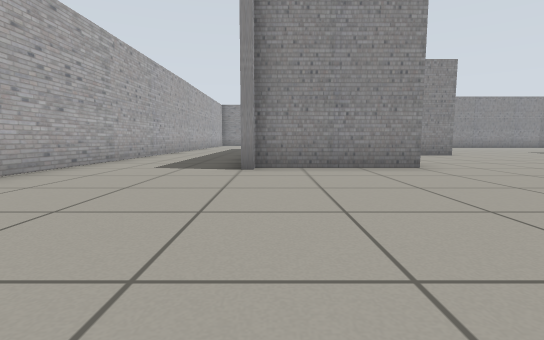
View 1 (above)

18 first-person views from a walk through a robot-simulator world made for Gazebo. The camera is 0.5 m above the floor, tilts 6° down and sees 85° across. The floor is counted in squares, 1 m on a side. Each view is taken from the middle of a square. On the plan, view 1 faces up. The plan holds only what a view shows up to about 9 squares ahead; the rest is blank.

View 2
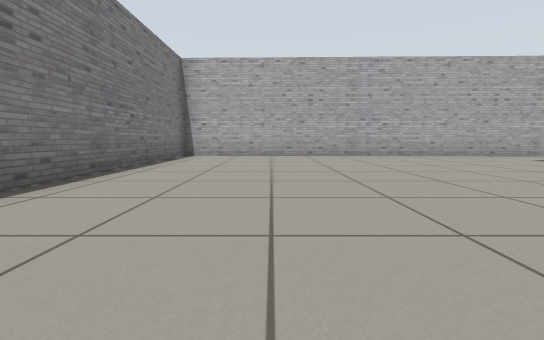

View 3
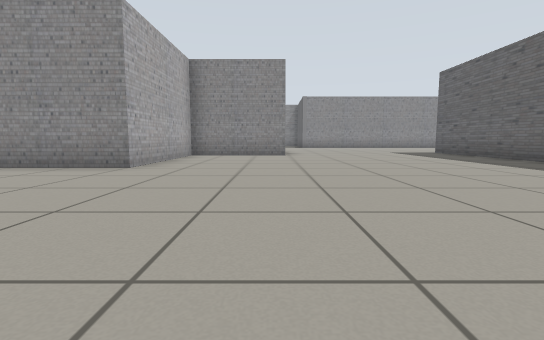

View 4
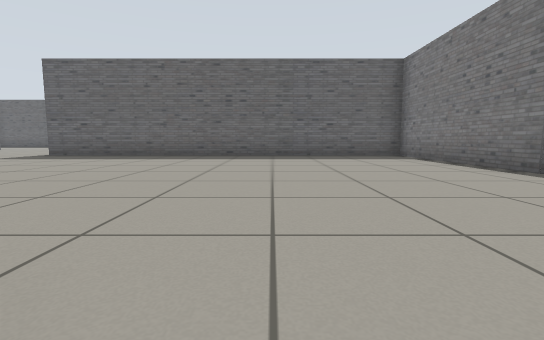

View 5
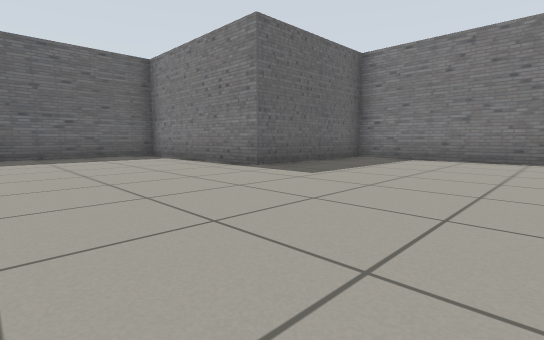

View 6
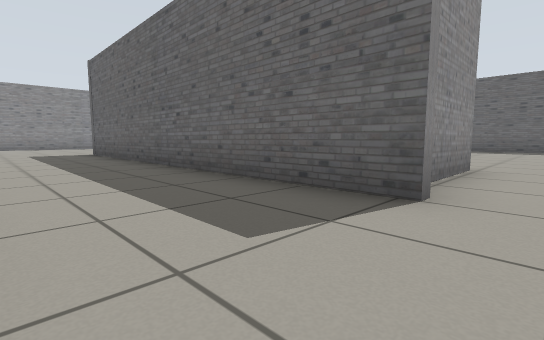

View 7
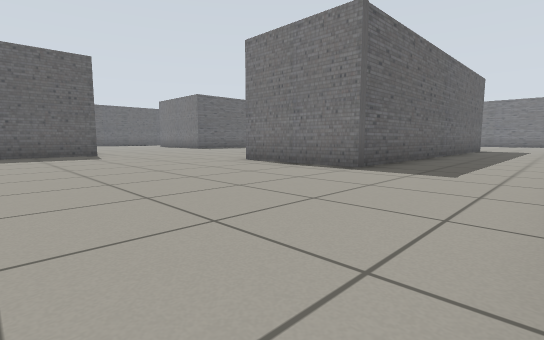

View 8
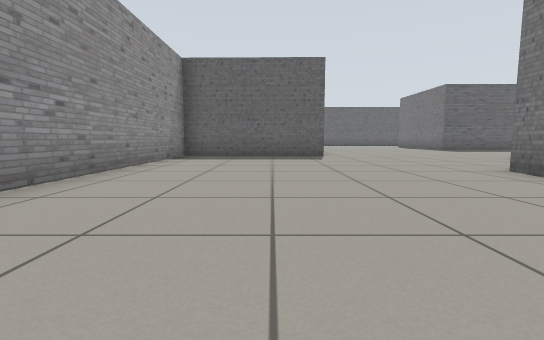

View 9
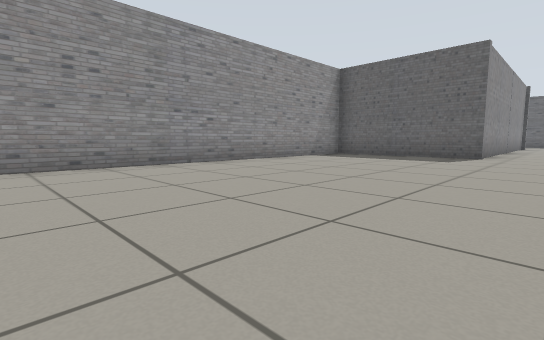

View 10
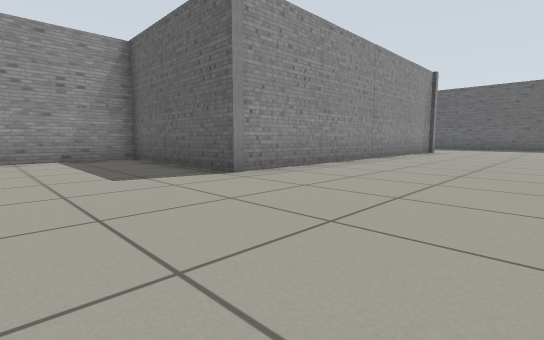

View 11
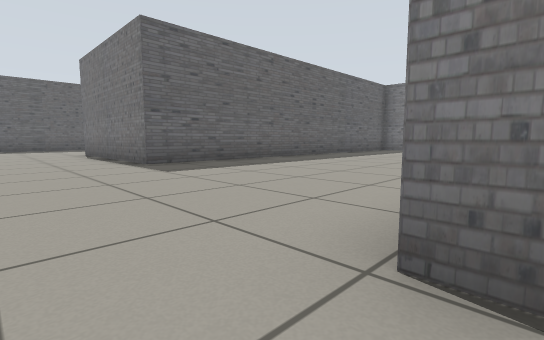

View 12
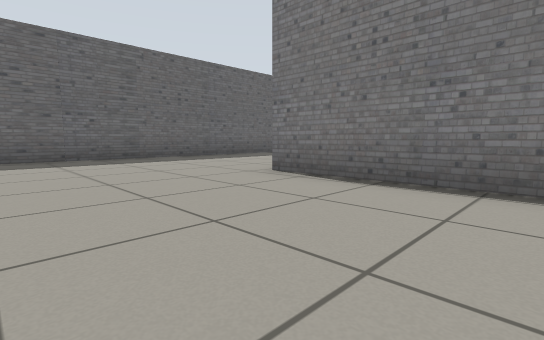

View 13
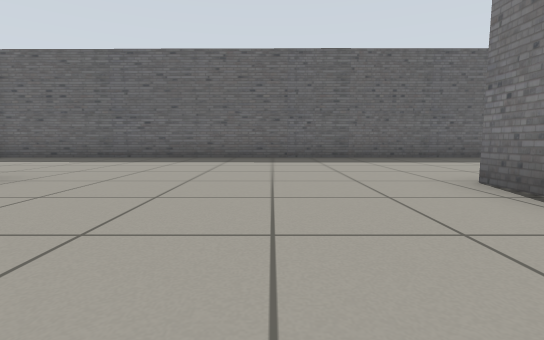

View 14
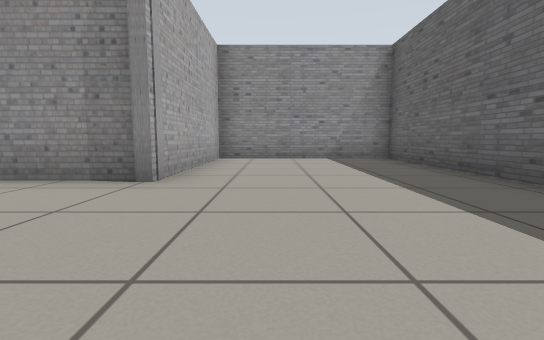

View 15
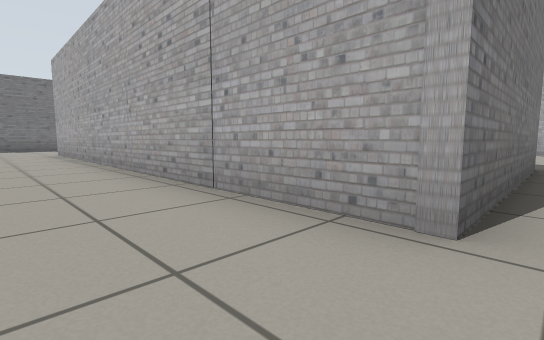

View 16
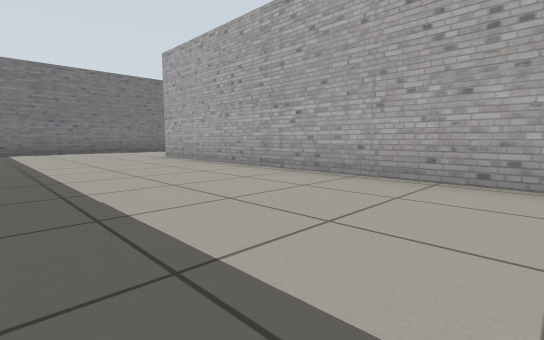

View 17
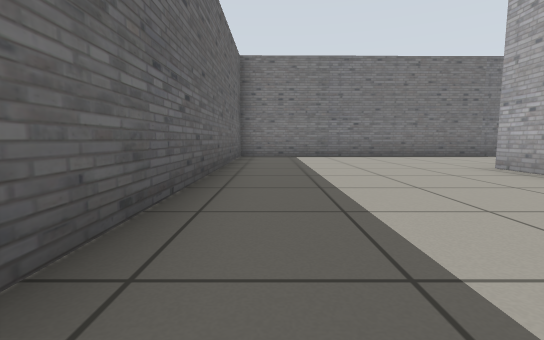

View 18
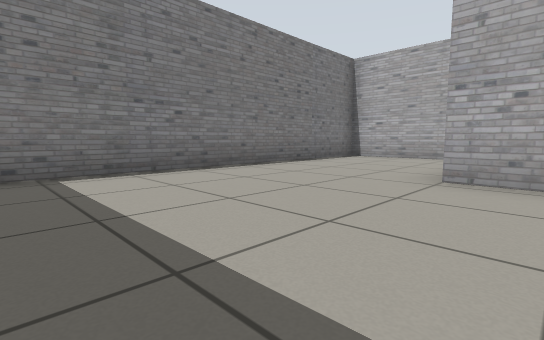

### Floor plan
Points are (right, up) in squares from view 1. A wall is a line through its corners. A room is listed if a view was taken in it or the views show most of it. See-through windows are left out.
Room 1 (views 1, 2, 3, 4, 5, 6, 7, 8, 9, 10, 11, 12, 13, 14, 15, 16, 17, 18)
walls: (5.5, 8.9) (2.6, 8.9) (2.6, 5.1) (-0.3, 5.1); (-0.5, 4.7) (-0.4, 14.3) (2.6, 14.3); (11, -1) (11, -3.6) (19.9, -3.5) (19.9, 4.2); (-3.5, 9.2) (-3.8, -3.8) (2.2, -3.7); (19.9, 7.4) (19.9, 20.6) (15.7, 20.6) (15.6, 16.5) (6.7, 16.5) (6.8, 20.6) (-1.9, 20.6); (2.3, -3.7) (6.1, -3.7) (6.2, 0.2) (10.8, 0.2) (10.8, 10.6) (15.4, 10.6) (15.2, 0)
low walls: (5, 11.9) (5.5, 11.9)

Where each view was taken, in squares from view 1:
view 1: 0 up, 0 right, facing up
view 2: 1 down, 5 right, facing left
view 3: 0 up, 5 right, facing up
view 4: 4 up, 2 right, facing right
view 5: 4 up, 2 right, facing down-right
view 6: 4 up, 3 left, facing up-right
view 7: 19 up, 3 left, facing down-right
view 8: 18 up, 2 left, facing right
view 9: 15 up, 2 left, facing up-right
view 10: 13 up, 4 right, facing up-right
view 11: 13 up, 5 right, facing down-right
view 12: 14 up, 12 right, facing down-right
view 13: 13 up, 12 right, facing right
view 14: 13 up, 17 right, facing up
view 15: 11 up, 17 right, facing down-left
view 16: 8 up, 19 right, facing down-left
view 17: 5 up, 19 right, facing down
view 18: 1 up, 19 right, facing down-left
